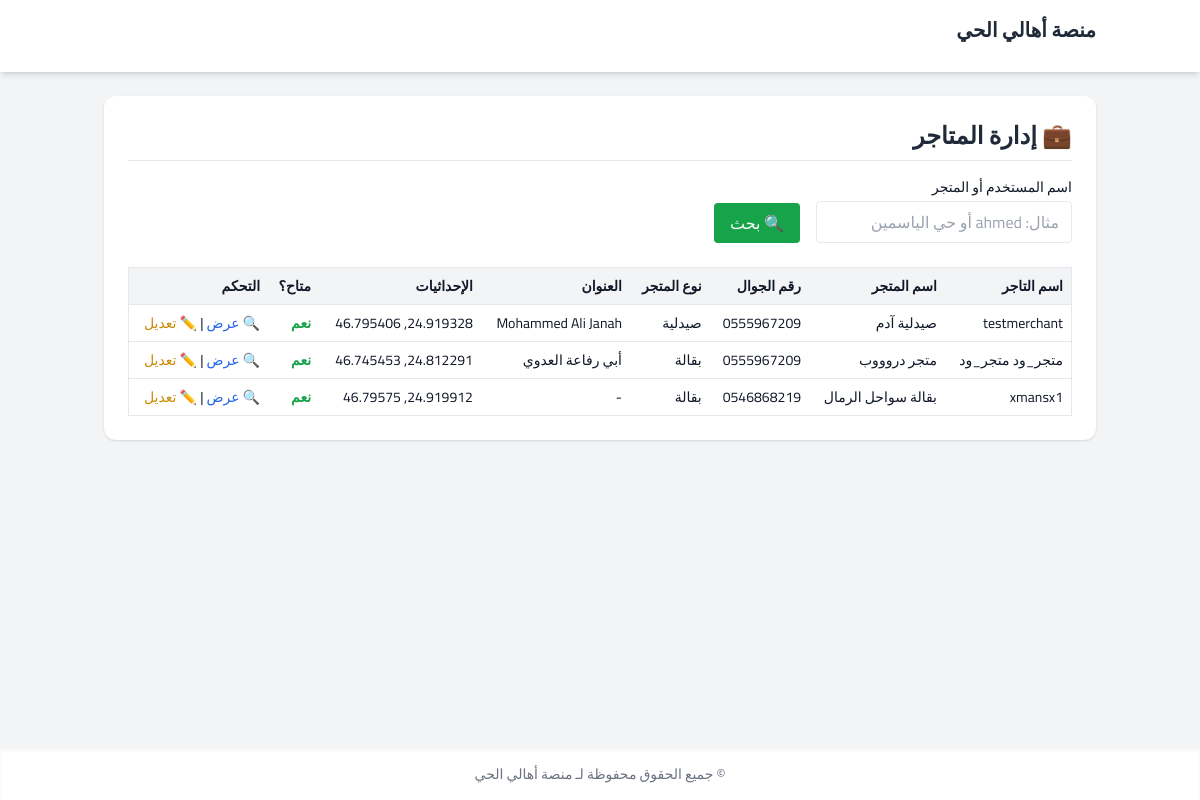
Before: /accounts/admin/stores/ with the older database file.
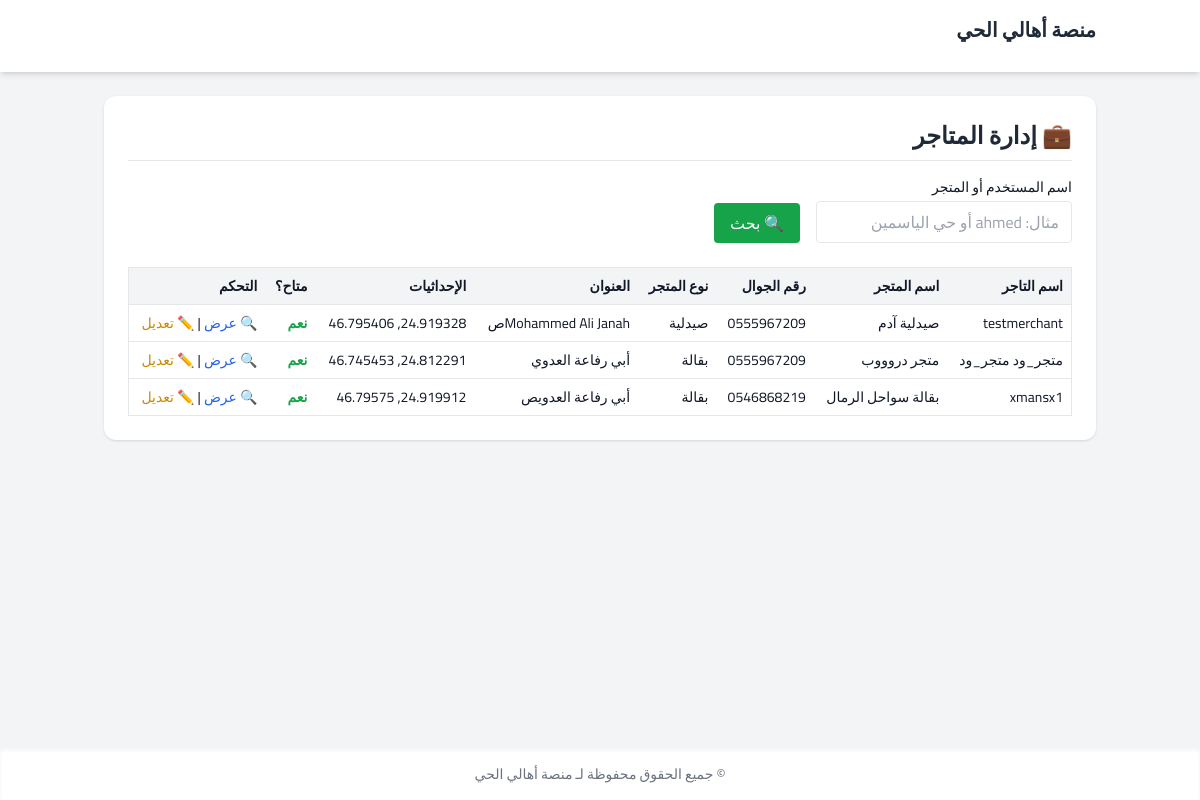
After: the same page with the newer database file.
### stores/models.py (models this page shows, shortened)
class Store(models.Model):
    STORE_TYPES = [
        ('grocery', 'بقالة'),
        ('pharmacy', 'صيدلية'),
        ('restaurant', 'مطعم'),
        ('sweets', 'حلويات'),
        ('bakery', 'مخبوزات'),
        ('services', 'سباكة و كهرباء'),
        ('produce', 'خضار و فواكه'),
        ('gifts', 'هدايا'),
        ('coffee', 'كوفي'),
        ('other', 'أخرى'),
    ]
    user = models.OneToOneField(
        User,
        on_delete=models.CASCADE,
        related_name='store',
        verbose_name="صاحب المتجر"
    )
    name = models.CharField(max_length=255, verbose_name="اسم المتجر", blank=True)
    phone = models.CharField(max_length=15, verbose_name="رقم الجوال", blank=True)
    address = models.TextField(verbose_name="العنوان التفصيلي", blank=True)
    latitude = models.FloatField(verbose_name="خط العرض", null=True, blank=True)
    longitude = models.FloatField(verbose_name="خط الطول", null=True, blank=True)
    store_type = models.CharField(
        max_length=20,
        choices=STORE_TYPES,
        default='other',
        verbose_name="نوع المتجر"
    )
    is_active = models.BooleanField(default=True, verbose_name="نشط؟")
    is_available = models.BooleanField(default=True, verbose_name="متاح لاستقبال الطلبات؟")
    created_at = models.DateTimeField(auto_now_add=True, verbose_name="تاريخ الإضافة")

### accounts/models.py (models this page shows, shortened)
class User(AbstractUser):
    class UserType(models.TextChoices):
        ADMIN = 'admin', 'مشرف'
        MERCHANT = 'merchant', 'تاجر'
        DELIVERY = 'delivery', 'مندوب'
    user_type = models.CharField(
        "نوع المستخدم",
        max_length=10,
        choices=UserType.choices,
        default=UserType.MERCHANT
    )
    phone_number = models.CharField("رقم الجوال", max_length=15, blank=True)
    is_active = models.BooleanField("حالة التفعيل", default=True)
    is_available = models.BooleanField("نشاط المتجر", default=True)
    store_location = models.CharField("عنوان المتجر (نص)", max_length=255, null=True, blank=True)
    store_latitude = models.FloatField("خط العرض", null=True, blank=True)
    store_longitude = models.FloatField("خط الطول", null=True, blank=True)

### accounts/views.py (the view)
# urls.py: path('admin/stores/', views.admin_stores_view, name='admin_stores'),
def admin_stores_view(request):
    query = request.GET.get('q', '')
    stores = Store.objects.select_related('user').all()
    if query:
        stores = stores.filter(
            Q(user__username__icontains=query) |
            Q(name__icontains=query) |
            Q(address__icontains=query)
        )
    context = {
        'stores': stores,
        'search_query': query,
    }
    return render(request, 'admin/stores.html', context)

### templates/admin/stores.html (shortened to what this page needs)
{% extends "core/base.html" %}
{% block content %}
<div class="max-w-6xl mx-auto bg-white rounded-xl shadow p-6">
  <h2 class="text-2xl font-bold text-gray-800 mb-4 border-b pb-2">💼 إدارة المتاجر</h2>
  <form method="get" class="flex flex-wrap items-end gap-4 mb-6">
    <div>
      <label class="block text-sm mb-1">اسم المستخدم أو المتجر</label>
      <input type="text" name="q" value="{{ search_query }}" class="border rounded px-3 py-2 w-64" placeholder="مثال: ahmed أو حي الياسمين">
    </div>
    <button type="submit" class="bg-green-600 text-white px-4 py-2 rounded hover:bg-green-700">🔍 بحث</button>
  </form>
  <table class="w-full border text-sm text-right">
    <thead class="bg-gray-100">
      <tr>
        <th class="p-2">اسم التاجر</th>
        <th class="p-2">اسم المتجر</th>
        <th class="p-2">رقم الجوال</th>
        <th class="p-2">نوع المتجر</th>
        <th class="p-2">العنوان</th>
        <th class="p-2">الإحداثيات</th>
        <th class="p-2">متاح؟</th>
        <th class="p-2">التحكم</th>
      </tr>
    </thead>
    <tbody>
      {% for store in stores %}
        <tr class="border-t hover:bg-gray-50">
          <td class="p-2">{{ store.user.get_full_name|default:store.user.username }}</td>
          <td class="p-2">{{ store.name|default:"-" }}</td>
          <td class="p-2">{{ store.phone|default:"-" }}</td>
          <td class="p-2">{{ store.get_store_type_display }}</td>
          <td class="p-2">{{ store.address|default:"-" }}</td>
          <td class="p-2">
            {% if store.latitude and store.longitude %}
              {{ store.latitude }}, {{ store.longitude }}
            {% else %}-{% endif %}
          </td>
          <td class="p-2">
            {% if store.is_available %}
              <span class="text-green-600 font-semibold">نعم</span>
            {% else %}
              <span class="text-red-600 font-semibold">لا</span>
            {% endif %}
          </td>
          <td class="p-2 whitespace-nowrap">
            <a href="{% url 'admin_store_detail' store.id %}" class="text-blue-600 hover:underline">🔍 عرض</a>
            |
            <a href="{% url 'admin_store_edit' store.id %}" class="text-yellow-600 hover:underline">✏️ تعديل</a>
          </td>
        </tr>
      {% empty %}
        <tr>
          <td colspan="8" class="text-center text-gray-500 p-4">لا توجد متاجر مطابقة.</td>
        </tr>
      {% endfor %}
    </tbody>
  </table>
</div>
{% endblock %}

Changed rows visible on the page:
changed Store "صيدلية آدم": address "Mohammed Ali Janah" → "Mohammed Ali Janahص"
changed Store "بقالة سواحل الرمال": address "-" → "أبي رفاعة العدويص"
